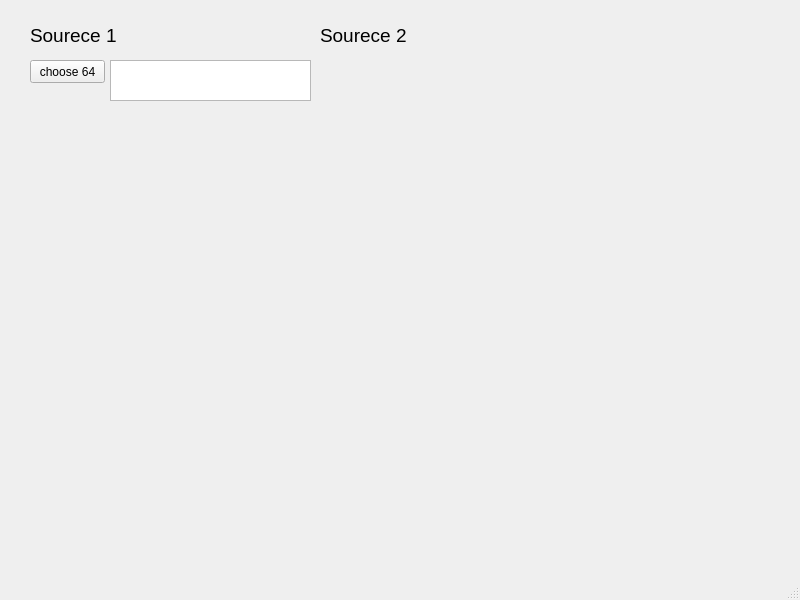
<?xml version="1.0" encoding="UTF-8"?>
<ui version="4.0">
 <class>MainWindow</class>
 <widget class="QMainWindow" name="MainWindow">
  <property name="geometry">
   <rect>
    <x>0</x>
    <y>0</y>
    <width>800</width>
    <height>600</height>
   </rect>
  </property>
  <property name="windowTitle">
   <string>MainWindow</string>
  </property>
  <widget class="QWidget" name="centralwidget">
   <widget class="QLabel" name="label1">
    <property name="geometry">
     <rect>
      <x>30</x>
      <y>20</y>
      <width>101</width>
      <height>31</height>
     </rect>
    </property>
    <property name="font">
     <font>
      <pointsize>14</pointsize>
     </font>
    </property>
    <property name="text">
     <string>Sourece 1</string>
    </property>
   </widget>
   <widget class="QLabel" name="label2">
    <property name="geometry">
     <rect>
      <x>320</x>
      <y>20</y>
      <width>101</width>
      <height>31</height>
     </rect>
    </property>
    <property name="font">
     <font>
      <pointsize>14</pointsize>
     </font>
    </property>
    <property name="text">
     <string>Sourece 2</string>
    </property>
   </widget>
   <widget class="QPushButton" name="file_button1">
    <property name="geometry">
     <rect>
      <x>30</x>
      <y>60</y>
      <width>75</width>
      <height>23</height>
     </rect>
    </property>
    <property name="text">
     <string>choose 64</string>
    </property>
   </widget>
   <widget class="QTextEdit" name="show_file_path1">
    <property name="geometry">
     <rect>
      <x>110</x>
      <y>60</y>
      <width>201</width>
      <height>41</height>
     </rect>
    </property>
    <property name="font">
     <font>
      <pointsize>8</pointsize>
     </font>
    </property>
   </widget>
  </widget>
  <widget class="QMenuBar" name="menubar">
   <property name="geometry">
    <rect>
     <x>0</x>
     <y>0</y>
     <width>800</width>
     <height>21</height>
    </rect>
   </property>
  </widget>
  <widget class="QStatusBar" name="statusbar"/>
 </widget>
 <resources/>
 <connections/>
</ui>
